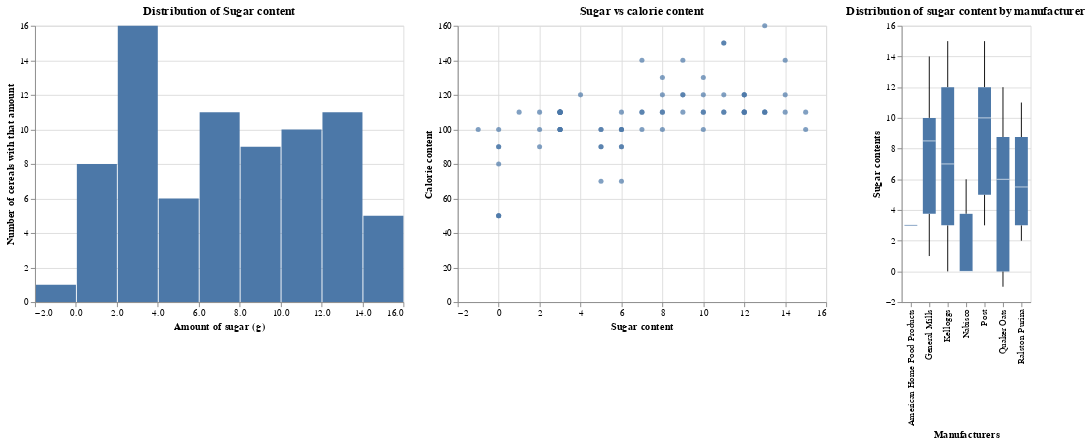

Notebook source saved alongside this figure:
### Code cell
#A box plot showing the distribution of sugar content by manufacturer.
chart3 = alt.Chart(cereal).mark_boxplot().encode(
    alt.X("manufacturer", title="Manufacturers"),
    alt.Y("sugars", title="Sugar contents")
).properties(title="Distribution of sugar content by manufacturer")

(chart1 | chart2 | chart3)

### Figure 1 — Vega-Lite specification as saved in the notebook (floating-point values rounded to 4 significant figures)
{"config": {"view": {"continuousWidth": 400, "continuousHeight": 300}}, "hconcat": [{"mark": "bar", "encoding": {"x": {"bin": true, "field": "sugars", "title": "Amount of sugar (g)", "type": "quantitative"}, "y": {"aggregate": "count", "title": "Number of cereals with that amount", "type": "quantitative"}}, "title": "Distribution of Sugar content"}, {"mark": "circle", "encoding": {"x": {"field": "sugars", "title": "Sugar content", "type": "quantitative"}, "y": {"field": "calories", "title": "Calorie content", "type": "quantitative"}}, "title": "Sugar vs calorie content"}, {"data": {"name": "data-23a7f25db7bf0cb8c7a001052d79e714"}, "mark": "boxplot", "encoding": {"x": {"field": "manufacturer", "title": "Manufacturers", "type": "nominal"}, "y": {"field": "sugars", "title": "Sugar contents", "type": "quantitative"}}, "title": "Distribution of sugar content by manufacturer"}], "data": {"name": "data-ba315f38f11efc1c9ad43c5d1ed07bed"}, "$schema": "https://vega.github.io/schema/vega-lite/v4.17.0.json", "datasets": {"data-ba315f38f11efc1c9ad43c5d1ed07bed": [{"name": "100% Bran", "sugars": 6, "calories": 70}, {"name": "100% Natural Bran", "sugars": 8, "calories": 120}, {"name": "All-Bran", "sugars": 5, "calories": 70}, {"name": "All-Bran with Extra Fiber", "sugars": 0, "calories": 50}, {"name": "Almond Delight", "sugars": 8, "calories": 110}, {"name": "Apple Cinnamon Cheerios", "sugars": 10, "calories": 110}, {"name": "Apple Jacks", "sugars": 14, "calories": 110}, {"name": "Basic 4", "sugars": 8, "calories": 130}, {"name": "Bran Chex", "sugars": 6, "calories": 90}, {"name": "Bran Flakes", "sugars": 5, "calories": 90}, {"name": "Cap'n'Crunch", "sugars": 12, "calories": 120}, {"name": "Cheerios", "sugars": 1, "calories": 110}, {"name": "Cinnamon Toast Crunch", "sugars": 9, "calories": 120}, {"name": "Clusters", "sugars": 7, "calories": 110}, {"name": "Cocoa Puffs", "sugars": 13, "calories": 110}, {"name": "Corn Chex", "sugars": 3, "calories": 110}, {"name": "Corn Flakes", "sugars": 2, "calories": 100}, {"name": "Corn Pops", "sugars": 12, "calories": 110}, {"name": "Count Chocula", "sugars": 13, "calories": 110}, {"name": "Cracklin' Oat Bran", "sugars": 7, "calories": 110}, {"name": "Cream of Wheat (Quick)", "sugars": 0, "calories": 100}, {"name": "Crispix", "sugars": 3, "calories": 110}, {"name": "Crispy Wheat & Raisins", "sugars": 10, "calories": 100}, {"name": "Double Chex", "sugars": 5, "calories": 100}, {"name": "Froot Loops", "sugars": 13, "calories": 110}, {"name": "Frosted Flakes", "sugars": 11, "calories": 110}, {"name": "Frosted Mini-Wheats", "sugars": 7, "calories": 100}, {"name": "Fruit & Fibre Dates; Walnuts; and Oats", "sugars": 10, "calories": 120}, {"name": "Fruitful Bran", "sugars": 12, "calories": 120}, {"name": "Fruity Pebbles", "sugars": 12, "calories": 110}, {"name": "Golden Crisp", "sugars": 15, "calories": 100}, {"name": "Golden Grahams", "sugars": 9, "calories": 110}, {"name": "Grape Nuts Flakes", "sugars": 5, "calories": 100}, {"name": "Grape-Nuts", "sugars": 3, "calories": 110}, {"name": "Great Grains Pecan", "sugars": 4, "calories": 120}, {"name": "Honey Graham Ohs", "sugars": 11, "calories": 120}, {"name": "Honey Nut Cheerios", "sugars": 10, "calories": 110}, {"name": "Honey-comb", "sugars": 11, "calories": 110}, {"name": "Just Right Crunchy  Nuggets", "sugars": 6, "calories": 110}, {"name": "Just Right Fruit & Nut", "sugars": 9, "calories": 140}, {"name": "Kix", "sugars": 3, "calories": 110}, {"name": "Life", "sugars": 6, "calories": 100}, {"name": "Lucky Charms", "sugars": 12, "calories": 110}, {"name": "Maypo", "sugars": 3, "calories": 100}, {"name": "Muesli Raisins; Dates; & Almonds", "sugars": 11, "calories": 150}, {"name": "Muesli Raisins; Peaches; & Pecans", "sugars": 11, "calories": 150}, {"name": "Mueslix Crispy Blend", "sugars": 13, "calories": 160}, {"name": "Multi-Grain Cheerios", "sugars": 6, "calories": 100}, {"name": "Nut&Honey Crunch", "sugars": 9, "calories": 120}, {"name": "Nutri-Grain Almond-Raisin", "sugars": 7, "calories": 140}, {"name": "Nutri-grain Wheat", "sugars": 2, "calories": 90}, {"name": "Oatmeal Raisin Crisp", "sugars": 10, "calories": 130}, {"name": "Post Nat. Raisin Bran", "sugars": 14, "calories": 120}, {"name": "Product 19", "sugars": 3, "calories": 100}, {"name": "Puffed Rice", "sugars": 0, "calories": 50}, {"name": "Puffed Wheat", "sugars": 0, "calories": 50}, {"name": "Quaker Oat Squares", "sugars": 6, "calories": 100}, {"name": "Quaker Oatmeal", "sugars": -1, "calories": 100}, {"name": "Raisin Bran", "sugars": 12, "calories": 120}, {"name": "Raisin Nut Bran", "sugars": 8, "calories": 100}, {"name": "Raisin Squares", "sugars": 6, "calories": 90}, {"name": "Rice Chex", "sugars": 2, "calories": 110}, {"name": "Rice Krispies", "sugars": 3, "calories": 110}, {"name": "Shredded Wheat", "sugars": 0, "calories": 80}, {"name": "Shredded Wheat 'n'Bran", "sugars": 0, "calories": 90}, {"name": "Shredded Wheat spoon size", "sugars": 0, "calories": 90}, {"name": "Smacks", "sugars": 15, "calories": 110}, {"name": "Special K", "sugars": 3, "calories": 110}, {"name": "Strawberry Fruit Wheats", "sugars": 5, "calories": 90}, {"name": "Total Corn Flakes", "sugars": 3, "calories": 110}, {"name": "Total Raisin Bran", "sugars": 14, "calories": 140}, {"name": "Total Whole Grain", "sugars": 3, "calories": 100}, {"name": "Triples", "sugars": 3, "calories": 110}, {"name": "Trix", "sugars": 12, "calories": 110}, {"name": "Wheat Chex", "sugars": 3, "calories": 100}, {"name": "Wheaties", "sugars": 3, "calories": 100}, {"name": "Wheaties Honey Gold", "sugars": 8, "calories": 110}], "data-23a7f25db7bf0cb8c7a001052d79e714": [{"name": "100% Bran", "mfr": "N", "type": "C", "calories": 70, "protein": 4, "fat": 1, "sodium": 130, "fiber": 10.0, "carbo": 5.0, "sugars": 6, "potass": 280, "vitamins": 25, "shelf": 3, "weight": 1.0, "cups": 0.33, "rating": 68.4, "manufacturer": "Nabisco"}, {"name": "100% Natural Bran", "mfr": "Q", "type": "C", "calories": 120, "protein": 3, "fat": 5, "sodium": 15, "fiber": 2.0, "carbo": 8.0, "sugars": 8, "potass": 135, "vitamins": 0, "shelf": 3, "weight": 1.0, "cups": 1.0, "rating": 33.98, "manufacturer": "Quaker Oats"}, {"name": "All-Bran", "mfr": "K", "type": "C", "calories": 70, "protein": 4, "fat": 1, "sodium": 260, "fiber": 9.0, "carbo": 7.0, "sugars": 5, "potass": 320, "vitamins": 25, "shelf": 3, "weight": 1.0, "cups": 0.33, "rating": 59.43, "manufacturer": "Kelloggs"}, {"name": "All-Bran with Extra Fiber", "mfr": "K", "type": "C", "calories": 50, "protein": 4, "fat": 0, "sodium": 140, "fiber": 14.0, "carbo": 8.0, "sugars": 0, "potass": 330, "vitamins": 25, "shelf": 3, "weight": 1.0, "cups": 0.5, "rating": 93.7, "manufacturer": "Kelloggs"}, {"name": "Almond Delight", "mfr": "R", "type": "C", "calories": 110, "protein": 2, "fat": 2, "sodium": 200, "fiber": 1.0, "carbo": 14.0, "sugars": 8, "potass": -1, "vitamins": 25, "shelf": 3, "weight": 1.0, "cups": 0.75, "rating": 34.38, "manufacturer": "Ralston Purina"}, {"name": "Apple Cinnamon Cheerios", "mfr": "G", "type": "C", "calories": 110, "protein": 2, "fat": 2, "sodium": 180, "fiber": 1.5, "carbo": 10.5, "sugars": 10, "potass": 70, "vitamins": 25, "shelf": 1, "weight": 1.0, "cups": 0.75, "rating": 29.51, "manufacturer": "General Mills"}, {"name": "Apple Jacks", "mfr": "K", "type": "C", "calories": 110, "protein": 2, "fat": 0, "sodium": 125, "fiber": 1.0, "carbo": 11.0, "sugars": 14, "potass": 30, "vitamins": 25, "shelf": 2, "weight": 1.0, "cups": 1.0, "rating": 33.17, "manufacturer": "Kelloggs"}, {"name": "Basic 4", "mfr": "G", "type": "C", "calories": 130, "protein": 3, "fat": 2, "sodium": 210, "fiber": 2.0, "carbo": 18.0, "sugars": 8, "potass": 100, "vitamins": 25, "shelf": 3, "weight": 1.33, "cups": 0.75, "rating": 37.04, "manufacturer": "General Mills"}, {"name": "Bran Chex", "mfr": "R", "type": "C", "calories": 90, "protein": 2, "fat": 1, "sodium": 200, "fiber": 4.0, "carbo": 15.0, "sugars": 6, "potass": 125, "vitamins": 25, "shelf": 1, "weight": 1.0, "cups": 0.67, "rating": 49.12, "manufacturer": "Ralston Purina"}, {"name": "Bran Flakes", "mfr": "P", "type": "C", "calories": 90, "protein": 3, "fat": 0, "sodium": 210, "fiber": 5.0, "carbo": 13.0, "sugars": 5, "potass": 190, "vitamins": 25, "shelf": 3, "weight": 1.0, "cups": 0.67, "rating": 53.31, "manufacturer": "Post"}, {"name": "Cap'n'Crunch", "mfr": "Q", "type": "C", "calories": 120, "protein": 1, "fat": 2, "sodium": 220, "fiber": 0.0, "carbo": 12.0, "sugars": 12, "potass": 35, "vitamins": 25, "shelf": 2, "weight": 1.0, "cups": 0.75, "rating": 18.04, "manufacturer": "Quaker Oats"}, {"name": "Cheerios", "mfr": "G", "type": "C", "calories": 110, "protein": 6, "fat": 2, "sodium": 290, "fiber": 2.0, "carbo": 17.0, "sugars": 1, "potass": 105, "vitamins": 25, "shelf": 1, "weight": 1.0, "cups": 1.25, "rating": 50.76, "manufacturer": "General Mills"}, {"name": "Cinnamon Toast Crunch", "mfr": "G", "type": "C", "calories": 120, "protein": 1, "fat": 3, "sodium": 210, "fiber": 0.0, "carbo": 13.0, "sugars": 9, "potass": 45, "vitamins": 25, "shelf": 2, "weight": 1.0, "cups": 0.75, "rating": 19.82, "manufacturer": "General Mills"}, {"name": "Clusters", "mfr": "G", "type": "C", "calories": 110, "protein": 3, "fat": 2, "sodium": 140, "fiber": 2.0, "carbo": 13.0, "sugars": 7, "potass": 105, "vitamins": 25, "shelf": 3, "weight": 1.0, "cups": 0.5, "rating": 40.4, "manufacturer": "General Mills"}, {"name": "Cocoa Puffs", "mfr": "G", "type": "C", "calories": 110, "protein": 1, "fat": 1, "sodium": 180, "fiber": 0.0, "carbo": 12.0, "sugars": 13, "potass": 55, "vitamins": 25, "shelf": 2, "weight": 1.0, "cups": 1.0, "rating": 22.74, "manufacturer": "General Mills"}, {"name": "Corn Chex", "mfr": "R", "type": "C", "calories": 110, "protein": 2, "fat": 0, "sodium": 280, "fiber": 0.0, "carbo": 22.0, "sugars": 3, "potass": 25, "vitamins": 25, "shelf": 1, "weight": 1.0, "cups": 1.0, "rating": 41.45, "manufacturer": "Ralston Purina"}, {"name": "Corn Flakes", "mfr": "K", "type": "C", "calories": 100, "protein": 2, "fat": 0, "sodium": 290, "fiber": 1.0, "carbo": 21.0, "sugars": 2, "potass": 35, "vitamins": 25, "shelf": 1, "weight": 1.0, "cups": 1.0, "rating": 45.86, "manufacturer": "Kelloggs"}, {"name": "Corn Pops", "mfr": "K", "type": "C", "calories": 110, "protein": 1, "fat": 0, "sodium": 90, "fiber": 1.0, "carbo": 13.0, "sugars": 12, "potass": 20, "vitamins": 25, "shelf": 2, "weight": 1.0, "cups": 1.0, "rating": 35.78, "manufacturer": "Kelloggs"}, {"name": "Count Chocula", "mfr": "G", "type": "C", "calories": 110, "protein": 1, "fat": 1, "sodium": 180, "fiber": 0.0, "carbo": 12.0, "sugars": 13, "potass": 65, "vitamins": 25, "shelf": 2, "weight": 1.0, "cups": 1.0, "rating": 22.4, "manufacturer": "General Mills"}, {"name": "Cracklin' Oat Bran", "mfr": "K", "type": "C", "calories": 110, "protein": 3, "fat": 3, "sodium": 140, "fiber": 4.0, "carbo": 10.0, "sugars": 7, "potass": 160, "vitamins": 25, "shelf": 3, "weight": 1.0, "cups": 0.5, "rating": 40.45, "manufacturer": "Kelloggs"}, {"name": "Cream of Wheat (Quick)", "mfr": "N", "type": "H", "calories": 100, "protein": 3, "fat": 0, "sodium": 80, "fiber": 1.0, "carbo": 21.0, "sugars": 0, "potass": -1, "vitamins": 0, "shelf": 2, "weight": 1.0, "cups": 1.0, "rating": 64.53, "manufacturer": "Nabisco"}, {"name": "Crispix", "mfr": "K", "type": "C", "calories": 110, "protein": 2, "fat": 0, "sodium": 220, "fiber": 1.0, "carbo": 21.0, "sugars": 3, "potass": 30, "vitamins": 25, "shelf": 3, "weight": 1.0, "cups": 1.0, "rating": 46.9, "manufacturer": "Kelloggs"}, {"name": "Crispy Wheat & Raisins", "mfr": "G", "type": "C", "calories": 100, "protein": 2, "fat": 1, "sodium": 140, "fiber": 2.0, "carbo": 11.0, "sugars": 10, "potass": 120, "vitamins": 25, "shelf": 3, "weight": 1.0, "cups": 0.75, "rating": 36.18, "manufacturer": "General Mills"}, {"name": "Double Chex", "mfr": "R", "type": "C", "calories": 100, "protein": 2, "fat": 0, "sodium": 190, "fiber": 1.0, "carbo": 18.0, "sugars": 5, "potass": 80, "vitamins": 25, "shelf": 3, "weight": 1.0, "cups": 0.75, "rating": 44.33, "manufacturer": "Ralston Purina"}, {"name": "Froot Loops", "mfr": "K", "type": "C", "calories": 110, "protein": 2, "fat": 1, "sodium": 125, "fiber": 1.0, "carbo": 11.0, "sugars": 13, "potass": 30, "vitamins": 25, "shelf": 2, "weight": 1.0, "cups": 1.0, "rating": 32.21, "manufacturer": "Kelloggs"}, {"name": "Frosted Flakes", "mfr": "K", "type": "C", "calories": 110, "protein": 1, "fat": 0, "sodium": 200, "fiber": 1.0, "carbo": 14.0, "sugars": 11, "potass": 25, "vitamins": 25, "shelf": 1, "weight": 1.0, "cups": 0.75, "rating": 31.44, "manufacturer": "Kelloggs"}, {"name": "Frosted Mini-Wheats", "mfr": "K", "type": "C", "calories": 100, "protein": 3, "fat": 0, "sodium": 0, "fiber": 3.0, "carbo": 14.0, "sugars": 7, "potass": 100, "vitamins": 25, "shelf": 2, "weight": 1.0, "cups": 0.8, "rating": 58.35, "manufacturer": "Kelloggs"}, {"name": "Fruit & Fibre Dates; Walnuts; and Oats", "mfr": "P", "type": "C", "calories": 120, "protein": 3, "fat": 2, "sodium": 160, "fiber": 5.0, "carbo": 12.0, "sugars": 10, "potass": 200, "vitamins": 25, "shelf": 3, "weight": 1.25, "cups": 0.67, "rating": 40.92, "manufacturer": "Post"}, {"name": "Fruitful Bran", "mfr": "K", "type": "C", "calories": 120, "protein": 3, "fat": 0, "sodium": 240, "fiber": 5.0, "carbo": 14.0, "sugars": 12, "potass": 190, "vitamins": 25, "shelf": 3, "weight": 1.33, "cups": 0.67, "rating": 41.02, "manufacturer": "Kelloggs"}, {"name": "Fruity Pebbles", "mfr": "P", "type": "C", "calories": 110, "protein": 1, "fat": 1, "sodium": 135, "fiber": 0.0, "carbo": 13.0, "sugars": 12, "potass": 25, "vitamins": 25, "shelf": 2, "weight": 1.0, "cups": 0.75, "rating": 28.03, "manufacturer": "Post"}, {"name": "Golden Crisp", "mfr": "P", "type": "C", "calories": 100, "protein": 2, "fat": 0, "sodium": 45, "fiber": 0.0, "carbo": 11.0, "sugars": 15, "potass": 40, "vitamins": 25, "shelf": 1, "weight": 1.0, "cups": 0.88, "rating": 35.25, "manufacturer": "Post"}, {"name": "Golden Grahams", "mfr": "G", "type": "C", "calories": 110, "protein": 1, "fat": 1, "sodium": 280, "fiber": 0.0, "carbo": 15.0, "sugars": 9, "potass": 45, "vitamins": 25, "shelf": 2, "weight": 1.0, "cups": 0.75, "rating": 23.8, "manufacturer": "General Mills"}, {"name": "Grape Nuts Flakes", "mfr": "P", "type": "C", "calories": 100, "protein": 3, "fat": 1, "sodium": 140, "fiber": 3.0, "carbo": 15.0, "sugars": 5, "potass": 85, "vitamins": 25, "shelf": 3, "weight": 1.0, "cups": 0.88, "rating": 52.08, "manufacturer": "Post"}, {"name": "Grape-Nuts", "mfr": "P", "type": "C", "calories": 110, "protein": 3, "fat": 0, "sodium": 170, "fiber": 3.0, "carbo": 17.0, "sugars": 3, "potass": 90, "vitamins": 25, "shelf": 3, "weight": 1.0, "cups": 0.25, "rating": 53.37, "manufacturer": "Post"}, {"name": "Great Grains Pecan", "mfr": "P", "type": "C", "calories": 120, "protein": 3, "fat": 3, "sodium": 75, "fiber": 3.0, "carbo": 13.0, "sugars": 4, "potass": 100, "vitamins": 25, "shelf": 3, "weight": 1.0, "cups": 0.33, "rating": 45.81, "manufacturer": "Post"}, {"name": "Honey Graham Ohs", "mfr": "Q", "type": "C", "calories": 120, "protein": 1, "fat": 2, "sodium": 220, "fiber": 1.0, "carbo": 12.0, "sugars": 11, "potass": 45, "vitamins": 25, "shelf": 2, "weight": 1.0, "cups": 1.0, "rating": 21.87, "manufacturer": "Quaker Oats"}, {"name": "Honey Nut Cheerios", "mfr": "G", "type": "C", "calories": 110, "protein": 3, "fat": 1, "sodium": 250, "fiber": 1.5, "carbo": 11.5, "sugars": 10, "potass": 90, "vitamins": 25, "shelf": 1, "weight": 1.0, "cups": 0.75, "rating": 31.07, "manufacturer": "General Mills"}, {"name": "Honey-comb", "mfr": "P", "type": "C", "calories": 110, "protein": 1, "fat": 0, "sodium": 180, "fiber": 0.0, "carbo": 14.0, "sugars": 11, "potass": 35, "vitamins": 25, "shelf": 1, "weight": 1.0, "cups": 1.33, "rating": 28.74, "manufacturer": "Post"}, {"name": "Just Right Crunchy  Nuggets", "mfr": "K", "type": "C", "calories": 110, "protein": 2, "fat": 1, "sodium": 170, "fiber": 1.0, "carbo": 17.0, "sugars": 6, "potass": 60, "vitamins": 100, "shelf": 3, "weight": 1.0, "cups": 1.0, "rating": 36.52, "manufacturer": "Kelloggs"}, {"name": "Just Right Fruit & Nut", "mfr": "K", "type": "C", "calories": 140, "protein": 3, "fat": 1, "sodium": 170, "fiber": 2.0, "carbo": 20.0, "sugars": 9, "potass": 95, "vitamins": 100, "shelf": 3, "weight": 1.3, "cups": 0.75, "rating": 36.47, "manufacturer": "Kelloggs"}, {"name": "Kix", "mfr": "G", "type": "C", "calories": 110, "protein": 2, "fat": 1, "sodium": 260, "fiber": 0.0, "carbo": 21.0, "sugars": 3, "potass": 40, "vitamins": 25, "shelf": 2, "weight": 1.0, "cups": 1.5, "rating": 39.24, "manufacturer": "General Mills"}, {"name": "Life", "mfr": "Q", "type": "C", "calories": 100, "protein": 4, "fat": 2, "sodium": 150, "fiber": 2.0, "carbo": 12.0, "sugars": 6, "potass": 95, "vitamins": 25, "shelf": 2, "weight": 1.0, "cups": 0.67, "rating": 45.33, "manufacturer": "Quaker Oats"}, {"name": "Lucky Charms", "mfr": "G", "type": "C", "calories": 110, "protein": 2, "fat": 1, "sodium": 180, "fiber": 0.0, "carbo": 12.0, "sugars": 12, "potass": 55, "vitamins": 25, "shelf": 2, "weight": 1.0, "cups": 1.0, "rating": 26.73, "manufacturer": "General Mills"}, {"name": "Maypo", "mfr": "A", "type": "H", "calories": 100, "protein": 4, "fat": 1, "sodium": 0, "fiber": 0.0, "carbo": 16.0, "sugars": 3, "potass": 95, "vitamins": 25, "shelf": 2, "weight": 1.0, "cups": 1.0, "rating": 54.85, "manufacturer": "American Home Food Products"}, {"name": "Muesli Raisins; Dates; & Almonds", "mfr": "R", "type": "C", "calories": 150, "protein": 4, "fat": 3, "sodium": 95, "fiber": 3.0, "carbo": 16.0, "sugars": 11, "potass": 170, "vitamins": 25, "shelf": 3, "weight": 1.0, "cups": 1.0, "rating": 37.14, "manufacturer": "Ralston Purina"}, {"name": "Muesli Raisins; Peaches; & Pecans", "mfr": "R", "type": "C", "calories": 150, "protein": 4, "fat": 3, "sodium": 150, "fiber": 3.0, "carbo": 16.0, "sugars": 11, "potass": 170, "vitamins": 25, "shelf": 3, "weight": 1.0, "cups": 1.0, "rating": 34.14, "manufacturer": "Ralston Purina"}, {"name": "Mueslix Crispy Blend", "mfr": "K", "type": "C", "calories": 160, "protein": 3, "fat": 2, "sodium": 150, "fiber": 3.0, "carbo": 17.0, "sugars": 13, "potass": 160, "vitamins": 25, "shelf": 3, "weight": 1.5, "cups": 0.67, "rating": 30.31, "manufacturer": "Kelloggs"}, {"name": "Multi-Grain Cheerios", "mfr": "G", "type": "C", "calories": 100, "protein": 2, "fat": 1, "sodium": 220, "fiber": 2.0, "carbo": 15.0, "sugars": 6, "potass": 90, "vitamins": 25, "shelf": 1, "weight": 1.0, "cups": 1.0, "rating": 40.11, "manufacturer": "General Mills"}, {"name": "Nut&Honey Crunch", "mfr": "K", "type": "C", "calories": 120, "protein": 2, "fat": 1, "sodium": 190, "fiber": 0.0, "carbo": 15.0, "sugars": 9, "potass": 40, "vitamins": 25, "shelf": 2, "weight": 1.0, "cups": 0.67, "rating": 29.92, "manufacturer": "Kelloggs"}, {"name": "Nutri-Grain Almond-Raisin", "mfr": "K", "type": "C", "calories": 140, "protein": 3, "fat": 2, "sodium": 220, "fiber": 3.0, "carbo": 21.0, "sugars": 7, "potass": 130, "vitamins": 25, "shelf": 3, "weight": 1.33, "cups": 0.67, "rating": 40.69, "manufacturer": "Kelloggs"}, {"name": "Nutri-grain Wheat", "mfr": "K", "type": "C", "calories": 90, "protein": 3, "fat": 0, "sodium": 170, "fiber": 3.0, "carbo": 18.0, "sugars": 2, "potass": 90, "vitamins": 25, "shelf": 3, "weight": 1.0, "cups": 1.0, "rating": 59.64, "manufacturer": "Kelloggs"}, {"name": "Oatmeal Raisin Crisp", "mfr": "G", "type": "C", "calories": 130, "protein": 3, "fat": 2, "sodium": 170, "fiber": 1.5, "carbo": 13.5, "sugars": 10, "potass": 120, "vitamins": 25, "shelf": 3, "weight": 1.25, "cups": 0.5, "rating": 30.45, "manufacturer": "General Mills"}, {"name": "Post Nat. Raisin Bran", "mfr": "P", "type": "C", "calories": 120, "protein": 3, "fat": 1, "sodium": 200, "fiber": 6.0, "carbo": 11.0, "sugars": 14, "potass": 260, "vitamins": 25, "shelf": 3, "weight": 1.33, "cups": 0.67, "rating": 37.84, "manufacturer": "Post"}, {"name": "Product 19", "mfr": "K", "type": "C", "calories": 100, "protein": 3, "fat": 0, "sodium": 320, "fiber": 1.0, "carbo": 20.0, "sugars": 3, "potass": 45, "vitamins": 100, "shelf": 3, "weight": 1.0, "cups": 1.0, "rating": 41.5, "manufacturer": "Kelloggs"}, {"name": "Puffed Rice", "mfr": "Q", "type": "C", "calories": 50, "protein": 1, "fat": 0, "sodium": 0, "fiber": 0.0, "carbo": 13.0, "sugars": 0, "potass": 15, "vitamins": 0, "shelf": 3, "weight": 0.5, "cups": 1.0, "rating": 60.76, "manufacturer": "Quaker Oats"}, {"name": "Puffed Wheat", "mfr": "Q", "type": "C", "calories": 50, "protein": 2, "fat": 0, "sodium": 0, "fiber": 1.0, "carbo": 10.0, "sugars": 0, "potass": 50, "vitamins": 0, "shelf": 3, "weight": 0.5, "cups": 1.0, "rating": 63.01, "manufacturer": "Quaker Oats"}, {"name": "Quaker Oat Squares", "mfr": "Q", "type": "C", "calories": 100, "protein": 4, "fat": 1, "sodium": 135, "fiber": 2.0, "carbo": 14.0, "sugars": 6, "potass": 110, "vitamins": 25, "shelf": 3, "weight": 1.0, "cups": 0.5, "rating": 49.51, "manufacturer": "Quaker Oats"}, {"name": "Quaker Oatmeal", "mfr": "Q", "type": "H", "calories": 100, "protein": 5, "fat": 2, "sodium": 0, "fiber": 2.7, "carbo": -1.0, "sugars": -1, "potass": 110, "vitamins": 0, "shelf": 1, "weight": 1.0, "cups": 0.67, "rating": 50.83, "manufacturer": "Quaker Oats"}, {"name": "Raisin Bran", "mfr": "K", "type": "C", "calories": 120, "protein": 3, "fat": 1, "sodium": 210, "fiber": 5.0, "carbo": 14.0, "sugars": 12, "potass": 240, "vitamins": 25, "shelf": 2, "weight": 1.33, "cups": 0.75, "rating": 39.26, "manufacturer": "Kelloggs"}, {"name": "Raisin Nut Bran", "mfr": "G", "type": "C", "calories": 100, "protein": 3, "fat": 2, "sodium": 140, "fiber": 2.5, "carbo": 10.5, "sugars": 8, "potass": 140, "vitamins": 25, "shelf": 3, "weight": 1.0, "cups": 0.5, "rating": 39.7, "manufacturer": "General Mills"}, {"name": "Raisin Squares", "mfr": "K", "type": "C", "calories": 90, "protein": 2, "fat": 0, "sodium": 0, "fiber": 2.0, "carbo": 15.0, "sugars": 6, "potass": 110, "vitamins": 25, "shelf": 3, "weight": 1.0, "cups": 0.5, "rating": 55.33, "manufacturer": "Kelloggs"}, {"name": "Rice Chex", "mfr": "R", "type": "C", "calories": 110, "protein": 1, "fat": 0, "sodium": 240, "fiber": 0.0, "carbo": 23.0, "sugars": 2, "potass": 30, "vitamins": 25, "shelf": 1, "weight": 1.0, "cups": 1.13, "rating": 42.0, "manufacturer": "Ralston Purina"}, {"name": "Rice Krispies", "mfr": "K", "type": "C", "calories": 110, "protein": 2, "fat": 0, "sodium": 290, "fiber": 0.0, "carbo": 22.0, "sugars": 3, "potass": 35, "vitamins": 25, "shelf": 1, "weight": 1.0, "cups": 1.0, "rating": 40.56, "manufacturer": "Kelloggs"}, {"name": "Shredded Wheat", "mfr": "N", "type": "C", "calories": 80, "protein": 2, "fat": 0, "sodium": 0, "fiber": 3.0, "carbo": 16.0, "sugars": 0, "potass": 95, "vitamins": 0, "shelf": 1, "weight": 0.83, "cups": 1.0, "rating": 68.24, "manufacturer": "Nabisco"}, {"name": "Shredded Wheat 'n'Bran", "mfr": "N", "type": "C", "calories": 90, "protein": 3, "fat": 0, "sodium": 0, "fiber": 4.0, "carbo": 19.0, "sugars": 0, "potass": 140, "vitamins": 0, "shelf": 1, "weight": 1.0, "cups": 0.67, "rating": 74.47, "manufacturer": "Nabisco"}, {"name": "Shredded Wheat spoon size", "mfr": "N", "type": "C", "calories": 90, "protein": 3, "fat": 0, "sodium": 0, "fiber": 3.0, "carbo": 20.0, "sugars": 0, "potass": 120, "vitamins": 0, "shelf": 1, "weight": 1.0, "cups": 0.67, "rating": 72.8, "manufacturer": "Nabisco"}, {"name": "Smacks", "mfr": "K", "type": "C", "calories": 110, "protein": 2, "fat": 1, "sodium": 70, "fiber": 1.0, "carbo": 9.0, "sugars": 15, "potass": 40, "vitamins": 25, "shelf": 2, "weight": 1.0, "cups": 0.75, "rating": 31.23, "manufacturer": "Kelloggs"}, {"name": "Special K", "mfr": "K", "type": "C", "calories": 110, "protein": 6, "fat": 0, "sodium": 230, "fiber": 1.0, "carbo": 16.0, "sugars": 3, "potass": 55, "vitamins": 25, "shelf": 1, "weight": 1.0, "cups": 1.0, "rating": 53.13, "manufacturer": "Kelloggs"}, {"name": "Strawberry Fruit Wheats", "mfr": "N", "type": "C", "calories": 90, "protein": 2, "fat": 0, "sodium": 15, "fiber": 3.0, "carbo": 15.0, "sugars": 5, "potass": 90, "vitamins": 25, "shelf": 2, "weight": 1.0, "cups": 1.0, "rating": 59.36, "manufacturer": "Nabisco"}, {"name": "Total Corn Flakes", "mfr": "G", "type": "C", "calories": 110, "protein": 2, "fat": 1, "sodium": 200, "fiber": 0.0, "carbo": 21.0, "sugars": 3, "potass": 35, "vitamins": 100, "shelf": 3, "weight": 1.0, "cups": 1.0, "rating": 38.84, "manufacturer": "General Mills"}, {"name": "Total Raisin Bran", "mfr": "G", "type": "C", "calories": 140, "protein": 3, "fat": 1, "sodium": 190, "fiber": 4.0, "carbo": 15.0, "sugars": 14, "potass": 230, "vitamins": 100, "shelf": 3, "weight": 1.5, "cups": 1.0, "rating": 28.59, "manufacturer": "General Mills"}, {"name": "Total Whole Grain", "mfr": "G", "type": "C", "calories": 100, "protein": 3, "fat": 1, "sodium": 200, "fiber": 3.0, "carbo": 16.0, "sugars": 3, "potass": 110, "vitamins": 100, "shelf": 3, "weight": 1.0, "cups": 1.0, "rating": 46.66, "manufacturer": "General Mills"}, {"name": "Triples", "mfr": "G", "type": "C", "calories": 110, "protein": 2, "fat": 1, "sodium": 250, "fiber": 0.0, "carbo": 21.0, "sugars": 3, "potass": 60, "vitamins": 25, "shelf": 3, "weight": 1.0, "cups": 0.75, "rating": 39.11, "manufacturer": "General Mills"}, {"name": "Trix", "mfr": "G", "type": "C", "calories": 110, "protein": 1, "fat": 1, "sodium": 140, "fiber": 0.0, "carbo": 13.0, "sugars": 12, "potass": 25, "vitamins": 25, "shelf": 2, "weight": 1.0, "cups": 1.0, "rating": 27.75, "manufacturer": "General Mills"}, {"name": "Wheat Chex", "mfr": "R", "type": "C", "calories": 100, "protein": 3, "fat": 1, "sodium": 230, "fiber": 3.0, "carbo": 17.0, "sugars": 3, "potass": 115, "vitamins": 25, "shelf": 1, "weight": 1.0, "cups": 0.67, "rating": 49.79, "manufacturer": "Ralston Purina"}, {"name": "Wheaties", "mfr": "G", "type": "C", "calories": 100, "protein": 3, "fat": 1, "sodium": 200, "fiber": 3.0, "carbo": 17.0, "sugars": 3, "potass": 110, "vitamins": 25, "shelf": 1, "weight": 1.0, "cups": 1.0, "rating": 51.59, "manufacturer": "General Mills"}, {"name": "Wheaties Honey Gold", "mfr": "G", "type": "C", "calories": 110, "protein": 2, "fat": 1, "sodium": 200, "fiber": 1.0, "carbo": 16.0, "sugars": 8, "potass": 60, "vitamins": 25, "shelf": 1, "weight": 1.0, "cups": 0.75, "rating": 36.19, "manufacturer": "General Mills"}]}}
